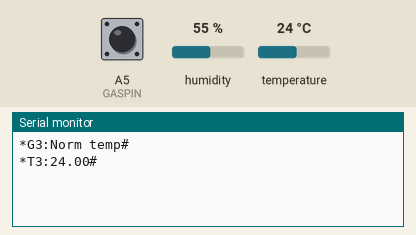
Bench run of a sketch on a simulated Arduino Nano, built with avr-gcc and run on an emulated ATmega328P. Parts: the last lines printed to the serial monitor. Wiring (inferred from the names in the program): DHT11 sensor: data pin 8. The test bench sets the inputs (shaded band); at power-on: temperature 24 °C, A5 (GASPIN) HIGH, humidity 55 %.

Above: at 4.4 s.
4.5 s: temperature set to 41 °C
At 6.7 s:
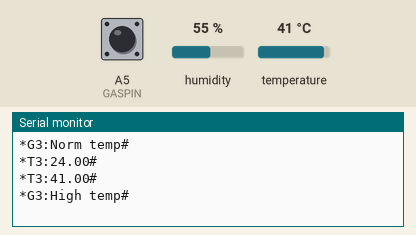
7.0 s: temperature set to 12 °C
At 8.7 s:
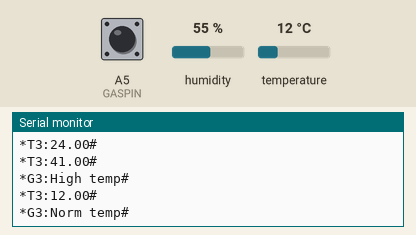

The sketch:

HC11_LM35_transmit_node_3.ino
```cpp
#include "DHT.h"

#define DHTPIN 8
#define DHTTYPE DHT11
#define GASPIN A5

int g, g1;

float t1, t2, Dt1, Dt2;
DHT dht(DHTPIN, DHTTYPE);
void setup()
{
  Serial.begin(9600);
  dht.begin();

  pinMode(GASPIN, INPUT);
  delay(3000);

  g1 = digitalRead(GASPIN);
  t1 = t2 = dht.readTemperature();

  if (t2 > 40.0)
  {
	  Serial.println("*G3:High temp#");
  }
  else
  {
	  Serial.println("*G3:Norm temp#");
  }
  Serial.println("*T3:" + String(t2) + "#");
}

void loop()
{
  t1 = dht.readTemperature();
  g = digitalRead(GASPIN);

  Dt1 = abs(t2 - t1);

  delay(1000);

  t2 = dht.readTemperature();
  g1 = digitalRead(GASPIN);

  Dt2 = abs(t2 - t1);

//  if (digitalRead(GASPIN) == !g)
//  {
//    fireStatus();
//  }

  if(g1 != g)
  {
    //fireStatus();
  }

  if (abs(Dt2 - Dt1) > 0)
  {
    Serial.println("*T3:" + String(t2) + "#");
	if (t2 > 40.0)
	{
		Serial.println("*G3:High temp#");
	}
	else
	{
		Serial.println("*G3:Norm temp#");
	}
  }
}

//void fireStatus()
//{
//  if (!g1)
//  {
//    Serial.println("*G3:Fire!!!#");
//  }
//  else
//  {
//    Serial.println("*G3:No Fire#");
//  }
//}
```

Measured:
- after the input at 4.5 s, the serial monitor: prints a new line after 1.0 s (image 1)
- after the input at 7.0 s, the serial monitor: prints a new line after 0.82 s (image 2)
